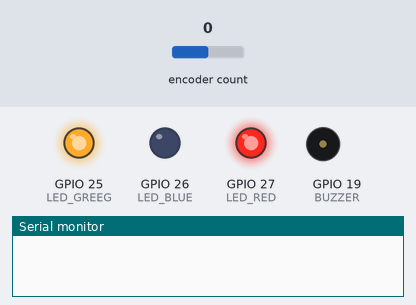
The program below on a simulated ESP32. Parts: output pins drawn as LEDs (lit = HIGH), buzzer (waves = sounding, pin HIGH), the last lines printed to the serial monitor. The test bench sets the inputs (shaded band); at power-on: encoder count 0.

Above: at 1.2 s.
1.3 s: encoder count set to 1
At 2.5 s:
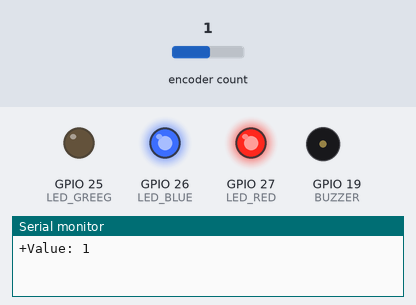
2.8 s: encoder count set to 0
At 4.0 s:
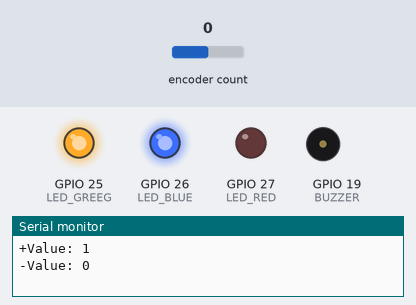
4.3 s: encoder count set to 4
At 5.3 s:
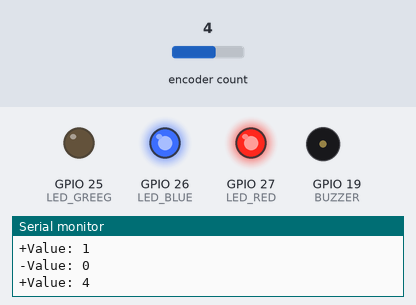
5.8 s: encoder count set to 3
At 6.7 s:
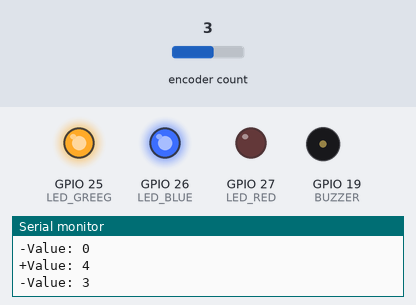
Timing chart, 0 to 8.3 s (numbered marks = the images above; inputs shaded):
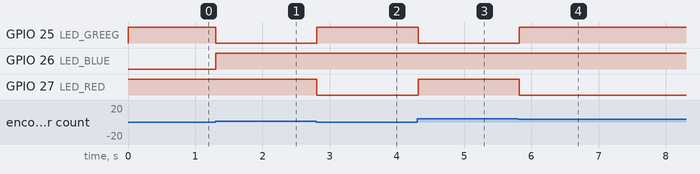

The program:

main.cpp
```cpp
#include "AiEsp32RotaryEncoder.h"
#include "Arduino.h"

/*
connecting Rotary encoder

Rotary encoder side    MICROCONTROLLER side
-------------------    ---------------------------------------------------------------------
CLK (A pin)            any microcontroler intput pin with interrupt -> in this example pin 36
DT (B pin)             any microcontroler intput pin with interrupt -> in this example pin 37
SW (button pin)        any microcontroler intput pin with interrupt -> in this example pin 38
GND - to microcontroler GND
VCC                    microcontroler VCC (then set ROTARY_ENCODER_VCC_PIN -1)

*/
#define LED_GREEG						25
#define LED_BLUE					26
#define LED_RED  					27
#define BUZZER 						19
#define ROTARY_ENCODER_A_PIN 		36
#define ROTARY_ENCODER_B_PIN    	37
#define ROTARY_ENCODER_BUTTON_PIN 	38
#define ROTARY_ENCODER_VCC_PIN 		-1 /* 27 put -1 of Rotary encoder Vcc is connected directly to 3,3V; else you can use declared output pin for powering rotary encoder */

//depending on your encoder - try 1,2 or 4 to get expected behaviour
//#define ROTARY_ENCODER_STEPS 1
#define ROTARY_ENCODER_STEPS 2
//#define ROTARY_ENCODER_STEPS 4

//instead of changing here, rather change numbers above
AiEsp32RotaryEncoder rotaryEncoder = AiEsp32RotaryEncoder(ROTARY_ENCODER_A_PIN, ROTARY_ENCODER_B_PIN, ROTARY_ENCODER_BUTTON_PIN, ROTARY_ENCODER_VCC_PIN, ROTARY_ENCODER_STEPS);

int16_t test_limits = 2;

int led_red();
int led_green();
int led_blue();
int buzzer();

void rotary_loop();
void rotary_onButtonClick();


// use first channel of 16 channels (started from zero)
#define LEDC_CHANNEL_0     0

// use 13 bit precission for LEDC timer
#define LEDC_TIMER_13_BIT  13

// use 5000 Hz as a LEDC base frequency
#define LEDC_BASE_FREQ     2000

bool on_Button_down = false;
void setup() {
  Serial.begin(115200);

  // initialize digital pin output.
  pinMode(LED_RED, OUTPUT);
  pinMode(LED_GREEG, OUTPUT);
  pinMode(LED_BLUE, OUTPUT);
  pinMode(BUZZER, OUTPUT);

  ledcSetup(LEDC_CHANNEL_0, LEDC_BASE_FREQ, LEDC_TIMER_13_BIT);
  ledcAttachPin(BUZZER, LEDC_CHANNEL_0);


  led_blue(); // blue led


  //we must initialize rotary encoder
    rotaryEncoder.begin();

    rotaryEncoder.setup(
        [] { rotaryEncoder.readEncoder_ISR(); },
        [] { on_Button_down=true; });
    //optionally we can set boundaries and if values should cycle or not
    bool circleValues = false;
    rotaryEncoder.setBoundaries(0, 1000, circleValues); //minValue, maxValue, circleValues true|false (when max go to min and vice versa)

    /*Rotary acceleration introduced 25.2.2021.
   * in case range to select is huge, for example - select a value between 0 and 1000 and we want 785
   * without accelerateion you need long time to get to that number
   * Using acceleration, faster you turn, faster will the value raise.
   * For fine tuning slow down.
   */
    //rotaryEncoder.disableAcceleration(); //acceleration is now enabled by default - disable if you dont need it
    rotaryEncoder.setAcceleration(250); //or set the value - larger number = more accelearation; 0 or 1 means disabled acceleration


}

// the loop function runs over and over again forever
void loop() {

//in loop call your custom function which will process rotary encoder values
    if (millis() > 20000)
        rotaryEncoder.enable();

    rotary_loop();
    delay(50);

}

void rotary_onButtonClick()
{

    if(on_Button_down){

    static unsigned long lastTimePressed = 0;
    if (millis() - lastTimePressed < 500)
        return; //ignore multiple press in that time milliseconds
    lastTimePressed = millis();


    buzzer();
    Serial.print(" buzzer");

    rotaryEncoder.setBoundaries(-test_limits, test_limits, false);
    Serial.print("new boundaries are between minimumn value ");
    Serial.print(-test_limits);
    Serial.print(" and maximum value");
    Serial.println(-test_limits);
    rotaryEncoder.reset();

    if (test_limits >= 2048)
        test_limits = 2;
    test_limits *= 2;

    on_Button_down = false;
    }
}

void rotary_loop()
{
    rotary_onButtonClick();
    //lets see if anything changed
    int16_t encoderDelta = rotaryEncoder.encoderChanged();

    //optionally we can ignore whenever there is no change
    if (encoderDelta == 0)
        return;

    //for some cases we only want to know if value is increased or decreased (typically for menu items)
    if (encoderDelta > 0)
    {
        led_green();
        Serial.print("+");
    }

    if (encoderDelta < 0)
    {
        led_red();
         Serial.print("-");

    }


    //for other cases we want to know what is current value. Additionally often we only want if something changed
    //example: when using rotary encoder to set termostat temperature, or sound volume etc

    //if value is changed compared to our last read
    if (encoderDelta != 0)
    {
        //now we need current value
        int16_t encoderValue = rotaryEncoder.readEncoder();
        //process new value. Here is simple output.
        Serial.print("Value: ");
        Serial.println(encoderValue);
    }
}
int buzzer(){

    ledcWriteTone(LEDC_CHANNEL_0, LEDC_BASE_FREQ);
    ledcWrite(LEDC_CHANNEL_0, 150);
    delay(300);
    ledcWrite(LEDC_CHANNEL_0, 0);

    return 1;
}

int led_red(){
  digitalWrite(LED_RED, LOW);
  digitalWrite(LED_GREEG, HIGH);
  digitalWrite(LED_BLUE, HIGH);
  return 1;
}
int led_green(){
  digitalWrite(LED_RED, HIGH);
  digitalWrite(LED_GREEG, LOW);
  digitalWrite(LED_BLUE, HIGH);
}
int led_blue(){
  digitalWrite(LED_RED, HIGH);
  digitalWrite(LED_GREEG, HIGH);
  digitalWrite(LED_BLUE, LOW);
  return 1;
}
```

Measured:
- after the input at 1.3 s, GPIO 25 (LED_GREEG): HIGH → LOW at once; GPIO 26 (LED_BLUE): LOW → HIGH at once
- after the input at 2.8 s, GPIO 25 (LED_GREEG): LOW → HIGH at once; GPIO 27 (LED_RED): HIGH → LOW at once
- after the input at 4.3 s, GPIO 25 (LED_GREEG): HIGH → LOW at once; GPIO 27 (LED_RED): LOW → HIGH at once
- after the input at 5.8 s, GPIO 25 (LED_GREEG): LOW → HIGH at once; GPIO 27 (LED_RED): HIGH → LOW at once
